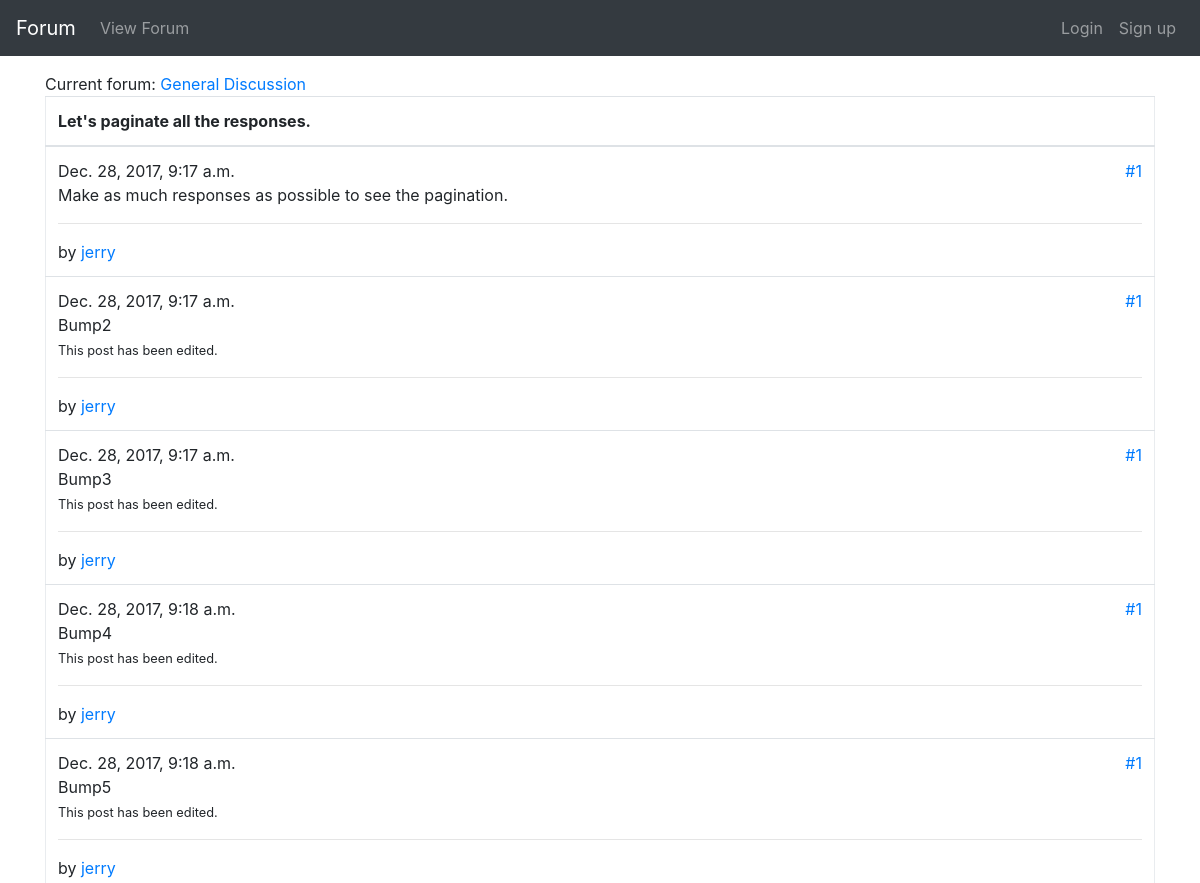
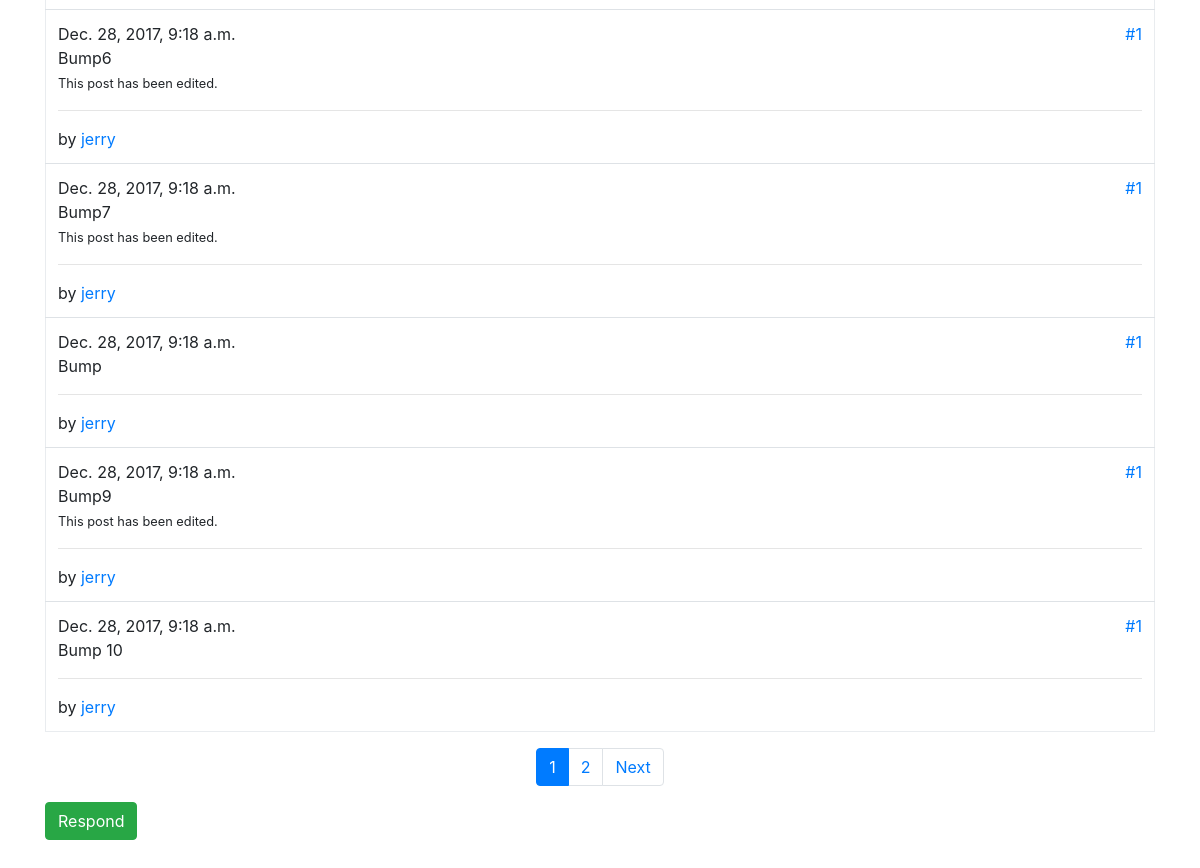
Page /forumapp/forum/4/thread/26 on the earlier database version (2 pictures, top to bottom).
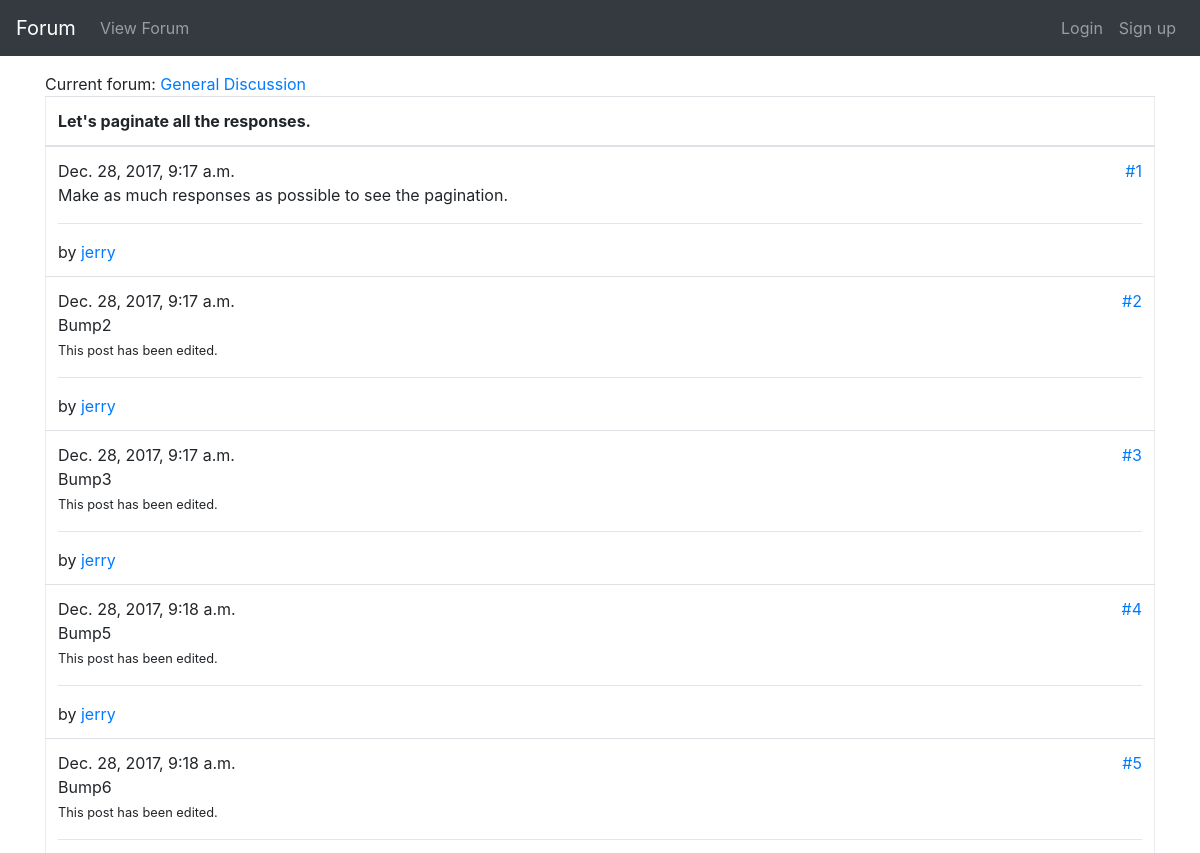
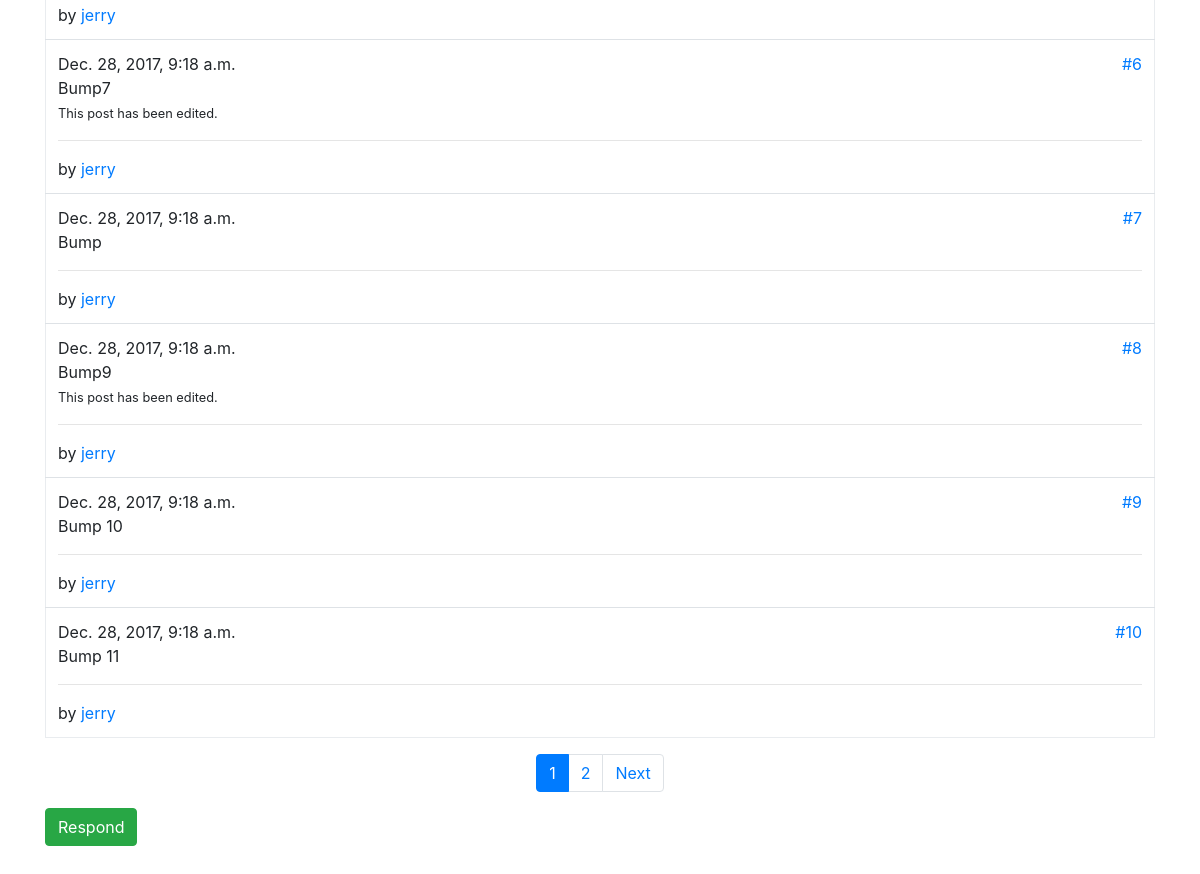
Same page on the later database version (2 pictures, top to bottom).
### forumapp/models.py (models this page shows)
class ThreadResponse(models.Model):
    thread = models.ForeignKey(Thread, null=True, on_delete=models.CASCADE)
    created_datetime = models.DateTimeField(null=True)
    responder = models.ForeignKey(User, null=True, on_delete=models.CASCADE)
    message = models.TextField(max_length=1000)
    edited = models.BooleanField(default=False)
    order_in_thread = models.PositiveIntegerField(default=1)
    class Meta:
        permissions = [
            ('can_remove_any_response', 'Can remove ANY response.')
        ]
    def __str__(self):
        return self.message

### forumapp/views.py (the view)
def thread_view(request, fpk, tpk):
    thread = Thread.objects.get(id=tpk)
    parent_forum = Forum.objects.get(id=fpk)
    response_list = ThreadResponse.objects.filter(
        thread=tpk,
        thread__forum=fpk
    ).order_by(
        'created_datetime'
    )
    can_delete_thread = response_list[0].responder == request.user or \
                        request.user.has_perm("forumapp.can_remove_any_thread")
    response_paginator = Paginator(
        response_list,
        10
    )
    page = request.GET.get('page')
    response_list = response_paginator.get_page(page)
    return render(
        request,
        'forumapp/thread.html',
        context={
            'thread': thread,
            'response_list': response_list,
            'forum': parent_forum,
            'can_delete_thread': can_delete_thread,
        }
    )

### forumapp/models.py (called while the page is built)
    def __str__(self):
        return self.name

### forumapp/templatetags/forumapp_extras.py (called while the page is built)
@register.filter(name='can_remove_response')
def can_remove_response(response, user):
    return user == response.responder or \
           user.has_perm('forumapp.can_remove_any_response')

@register.filter(name='times')
def times(count):
    return ''.join([str(num) for num in range(1, count + 1)])

### forumapp/templates/forumapp/thread.html (shortened to what this page needs)
{% extends "forumapp/base.html" %}
{% load forumapp_extras %}
{% block content %}
<div>Current forum: <a href="{% url 'forum' forum.id %}">{{ forum.name }}</a></div>
{% if response_list %}
<table class="table forum-table">
    <thead>
    <tr>
        <th>{{ thread }}</th>
    </tr>
    </thead>
    <tbody>
    {% for response in response_list %}
    <tr>
        <td>
            <div>
                <span>{{ response.created_datetime }}</span>
                <a id="{{ response.order_in_thread }}" href="#{{ response.order_in_thread }}" style="float: right">#{{ response.order_in_thread }}</a>
            </div>
            {{ response }}
            {% if response.edited %}
            <div><small>This post has been edited.</small></div>
            {% endif %}
            <hr/>
            by <a href="{% url 'user-view' response.responder.id %}">{{ response.responder }}</a>
        </td>
    </tr>
    {% endfor %}
    </tbody>
</table>
{% else %}
<div>The requested thread is non-existent on this forum.</div>
{% endif %}
<nav aria-label="...">
    <ul class="pagination justify-content-center">
        {% for i in response_list.paginator.num_pages|times %}
        {% if response_list.number|stringformat:"i" == i %}
        <li class="page-item active">
            <span class="page-link">{{ i }}</span>
        </li>
        {% else %}
        <li class="page-item"><a class="page-link" href="?page={{ i }}">{{ i }}</a></li>
        {% endif %}
        {% endfor %}
        {% if response_list.has_next %}
        <li class="page-item"><a class="page-link" href="?page={{ response_list.next_page_number }}">Next</a></li>
        {% endif %}
    </ul>
</nav>
<a href="{% url 'respond-thread' thread.forum.id thread.id %}"
   class="btn btn-success" role="button">Respond</a>
{% endblock %}

Differences in the rows shown:
removed ThreadResponse: created_datetime "Dec. 28, 2017, 9:18 a.m.", order_in_thread "1", message "Bump4", edited "This post has been edited.", responder "jerry"
changed ThreadResponse "Bump2": order_in_thread "1" → "2"
changed ThreadResponse "Bump3": order_in_thread "1" → "3"
changed ThreadResponse "Bump5": order_in_thread "1" → "4"
changed ThreadResponse "Bump6": order_in_thread "1" → "5"
changed ThreadResponse "Bump7": order_in_thread "1" → "6"
changed ThreadResponse "Bump": order_in_thread "1" → "7"
changed ThreadResponse "Bump9": order_in_thread "1" → "8"
changed ThreadResponse "Bump 10": order_in_thread "1" → "9"
now on this page (row edited): ThreadResponse: created_datetime "Dec. 28, 2017, 9:18 a.m.", order_in_thread "10", message "Bump 11", responder "jerry"
